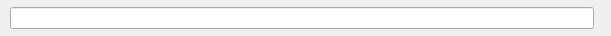
<ui version="4.0" >
 <class>TopicWidget</class>
 <widget class="QWidget" name="TopicWidget" >
  <property name="geometry" >
   <rect>
    <x>0</x>
    <y>0</y>
    <width>611</width>
    <height>36</height>
   </rect>
  </property>
  <property name="sizePolicy" >
   <sizepolicy vsizetype="MinimumExpanding" hsizetype="Preferred" >
    <horstretch>0</horstretch>
    <verstretch>0</verstretch>
   </sizepolicy>
  </property>
  <property name="minimumSize" >
   <size>
    <width>0</width>
    <height>0</height>
   </size>
  </property>
  <property name="baseSize" >
   <size>
    <width>0</width>
    <height>0</height>
   </size>
  </property>
  <property name="windowTitle" >
   <string>Form</string>
  </property>
  <layout class="QHBoxLayout" >
   <property name="margin" >
    <number>4</number>
   </property>
   <item>
    <widget class="TopicLabel" name="topicLabel" >
     <property name="frameShape" >
      <enum>QFrame::StyledPanel</enum>
     </property>
     <property name="frameShadow" >
      <enum>QFrame::Raised</enum>
     </property>
    </widget>
   </item>
   <item>
    <widget class="ClearableLineEdit" name="topicLineEdit" />
   </item>
   <item>
    <widget class="ClickableLabel" name="topicEditButton" >
     <property name="sizePolicy" >
      <sizepolicy vsizetype="Fixed" hsizetype="Fixed" >
       <horstretch>0</horstretch>
       <verstretch>0</verstretch>
      </sizepolicy>
     </property>
     <property name="text" >
      <string/>
     </property>
     <property name="pixmap" >
      <pixmap resource="../../icons/icons.qrc" >:/22x22/actions/oxygen/22x22/actions/edit-clear.png</pixmap>
     </property>
    </widget>
   </item>
  </layout>
 </widget>
 <customwidgets>
  <customwidget>
   <class>ClearableLineEdit</class>
   <extends>QLineEdit</extends>
   <header location="global" >clearablelineedit.h</header>
  </customwidget>
  <customwidget>
   <class>ClickableLabel</class>
   <extends>QLabel</extends>
   <header location="global" >clickablelabel.h</header>
  </customwidget>
  <customwidget>
   <class>TopicLabel</class>
   <extends>QFrame</extends>
   <header location="global" >topiclabel.h</header>
   <container>1</container>
  </customwidget>
 </customwidgets>
 <resources>
  <include location="../../icons/icons.qrc" />
 </resources>
 <connections/>
</ui>
